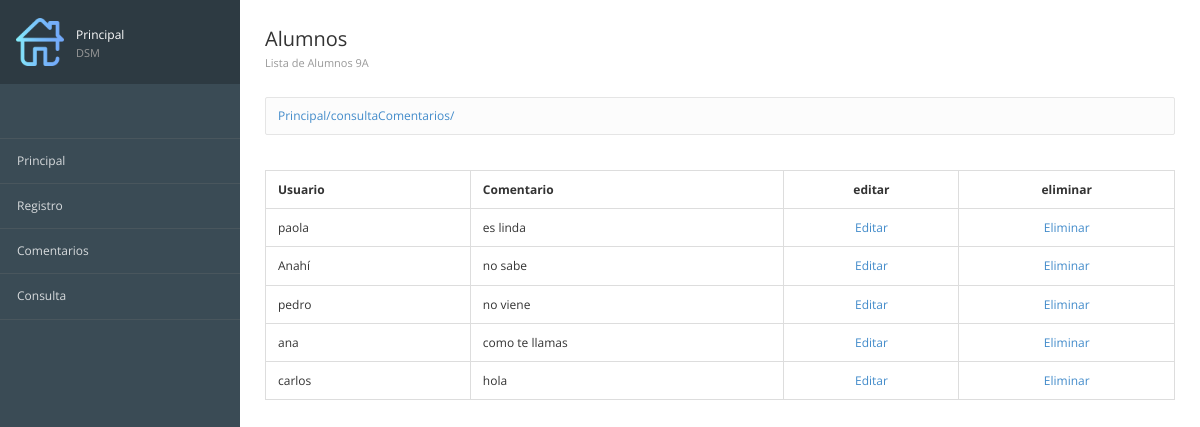
/consultaComentarios/, run on an earlier commit of the app's database.
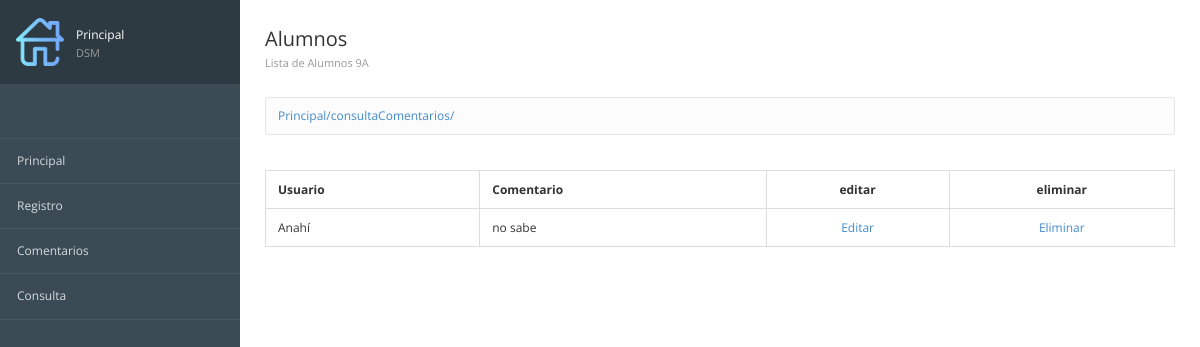
And on a later commit of the database.
### registros/models.py (models this page shows, shortened)
class ComentarioContacto(models.Model):
    id = models.AutoField(primary_key=True,verbose_name="Clave")
    usuario = models.TextField(verbose_name="Alumno")
    mensaje = models.TextField(verbose_name="Comentario")
    created = models.DateTimeField(auto_now_add=True,verbose_name="Registrado")
    class Meta:
        verbose_name = "Comentario Contacto"
        verbose_name_plural = "Comentarios Contactos"
        ordering = ["-created"]

### registros/views.py (the view)
# urls.py: path('consultaComentarios/', views_registros.ComentariosContacto, name="consultaComentarios"),
def ComentariosContacto(request):
    comentarios=ComentarioContacto.objects.all()
    return render(request,'registros/consultarComentarios.html',{'comentarios':comentarios})

### registros/templates/registros/consultarComentarios.html (shortened to what this page needs)
{% extends "inicio/encabezado.html"%}
{%load static%}
{%block imagen%}
{%load static%}
{%static 'inicio/images/home.png'%}
{%endblock%}
{%block tituloMenu%}
Principal <span>DSM</span>
{%endblock%}
{%block Encabezado%}
<div class="page-header">
  <div class="page-title">
    <h3>
      Alumnos<br />
      <small>Lista de Alumnos 9A</small>
    </h3>
  </div>
</div>
{%endblock%}
{%block contenido%}
<table class="table table-bordered tablestriped">
  <thead>
    <tr>
      <th>Usuario</th>
      <th>Comentario</th>
      <th class="text-center">editar</th>
      <th class="text-center">eliminar</th>
    </tr>
  </thead>
  <tbody>
    {% for comentario in comentarios %}
    <tr>
      <td class="muted">{{comentario.usuario}}</td>
      <td class="muted">{{comentario.mensaje}}</td>
      <td class="text-center"><a href="{%url 'ConfirmEditar'%}">Editar</a></td>
      <td class="text-center"><a href="{%url 'Eliminar' comentario.id%}">Eliminar</a></td>
    </tr>
    {% endfor %}
  </tbody>
</table>
{%endblock%}

### inicio/templates/inicio/encabezado.html (shortened to what this page needs)
<!DOCTYPE html>
<html lang="en">
<head>
{%load static%}
<link href="{% static 'inicio/css/bootstrap.min.css'%}" rel="stylesheet" type="text/css">
<link href="{% static 'inicio/css/londinium-theme.css'%}" rel="stylesheet" type="text/css">
<link href="{% static 'inicio/css/styles.css'%}" rel="stylesheet" type="text/css">
<link href="{% static 'inicio/css/icons.css'%}" rel="stylesheet" type="text/css">
</head>
<body>
 	<div class="page-container">
		<div class="sidebar">
            <div class ="user-menu dropdown">
                <a href="#">
                    <img src="{%block imagen%}{%endblock%}">
                    <div class="user-info">
                        {%block tituloMenu%}{%endblock%}
                    </div>
                </a>
            </div>
			<div class="sidebar-content">
				<ul class="navigation">
                            <li><a href="{%url 'Principal'%}">Principal</a></li>
                            <li><a href="{%url 'Formulario'%}">Registro</a></li>
							<li><a href="{%url 'Contacto'%}">Comentarios</a></li>
                            <li><a href="{%url 'consultaComentarios'%}">Consulta</a></li>
				</ul>
			</div>
		</div>
    <div class="page-content">
        {%block Encabezado%}{%endblock%}
         <div class="breadcrumb-line">
            <ul class="breadcrumb">
                <a href="{%url 'Principal'%}">
                    {%if request.path == '/' %}
                        Principal
                    {%else%}
                        Principal{{request.path}}
                    {%endif%}
                </a>
            </ul>
        </div>
        {%block contenido%}{%endblock%}
    </div>
</body>
</html>

### inicio/static/inicio/css/londinium-theme.css (style rules this page uses)
.panel-toolbar:after, .page-header:after, .header-bar-stats .page-stats li:after, .panel-heading:after { content: ""; display: table; clear: both; }
html { height: 100%; }
body { font-family: 'Open Sans', sans-serif; font-size: 12px; position: relative; min-height: 100%; }
a { cursor: pointer; }
h1, h2, h3, h4, h5, h6, .h1, .h2, .h3, .h4, .h5, .h6 { font-weight: 600; line-height: 1.42857143; margin-top: 0; }
h3, .h3 { font-size: 20px; }
ul, ol { padding-left: 16px; }
.page-container { background-color: #fff; }
@media (min-width: 992px) { .navbar-form, .navbar-text, .navbar-nav, .navbar-button, .sidebar { display: block; } }
.page-header { padding: 0; margin: 0; position: relative; border: 0; }
.page-header small { display: block; font-size: 11px; color: #999; margin: 8px 0 0 0; }
.page-title { float: left; }
.page-title h3 { padding: 29px 0; margin: 0; font-weight: 400; line-height: 20px; }
.breadcrumb { padding: 9px 12px 10px 12px; float: left; margin: 0; background: none; border-radius: 0; }
.table { margin-bottom: 0; }
.table > thead > tr > th { border-bottom-width: 1px; outline: 0; }
.table > thead > tr > th, .table > tbody > tr > th, .table > tfoot > tr > th, .table > thead > tr > td, .table > tbody > tr > td, .table > tfoot > tr > td { vertical-align: middle; padding: 10px 12px; }

What changed in the data, as far as the page shows it:
removed ComentarioContacto: usuario "paola", mensaje "es linda"
removed ComentarioContacto: usuario "pedro", mensaje "no viene"
removed ComentarioContacto: usuario "ana", mensaje "como te llamas"
removed ComentarioContacto: usuario "carlos", mensaje "hola"
